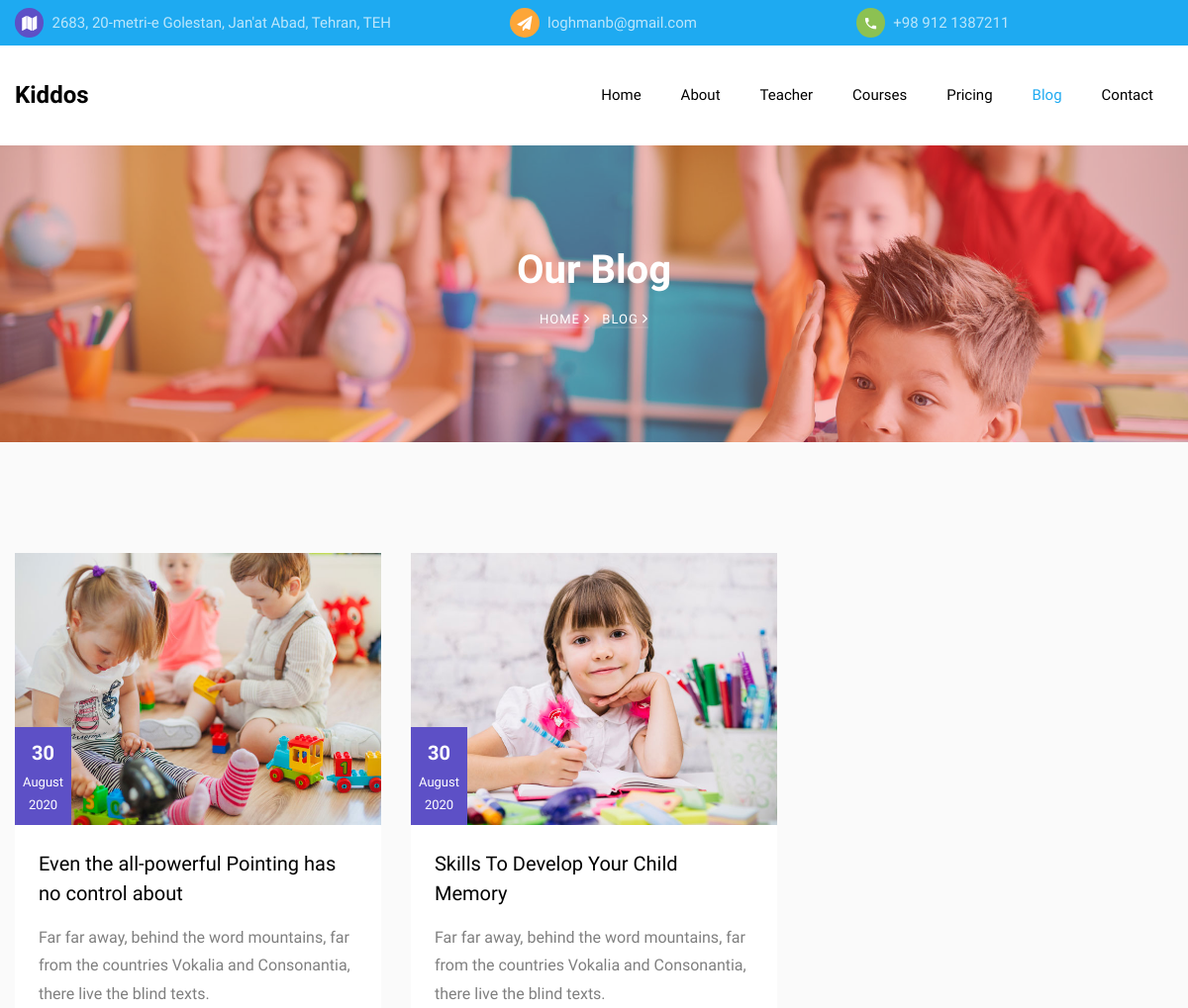
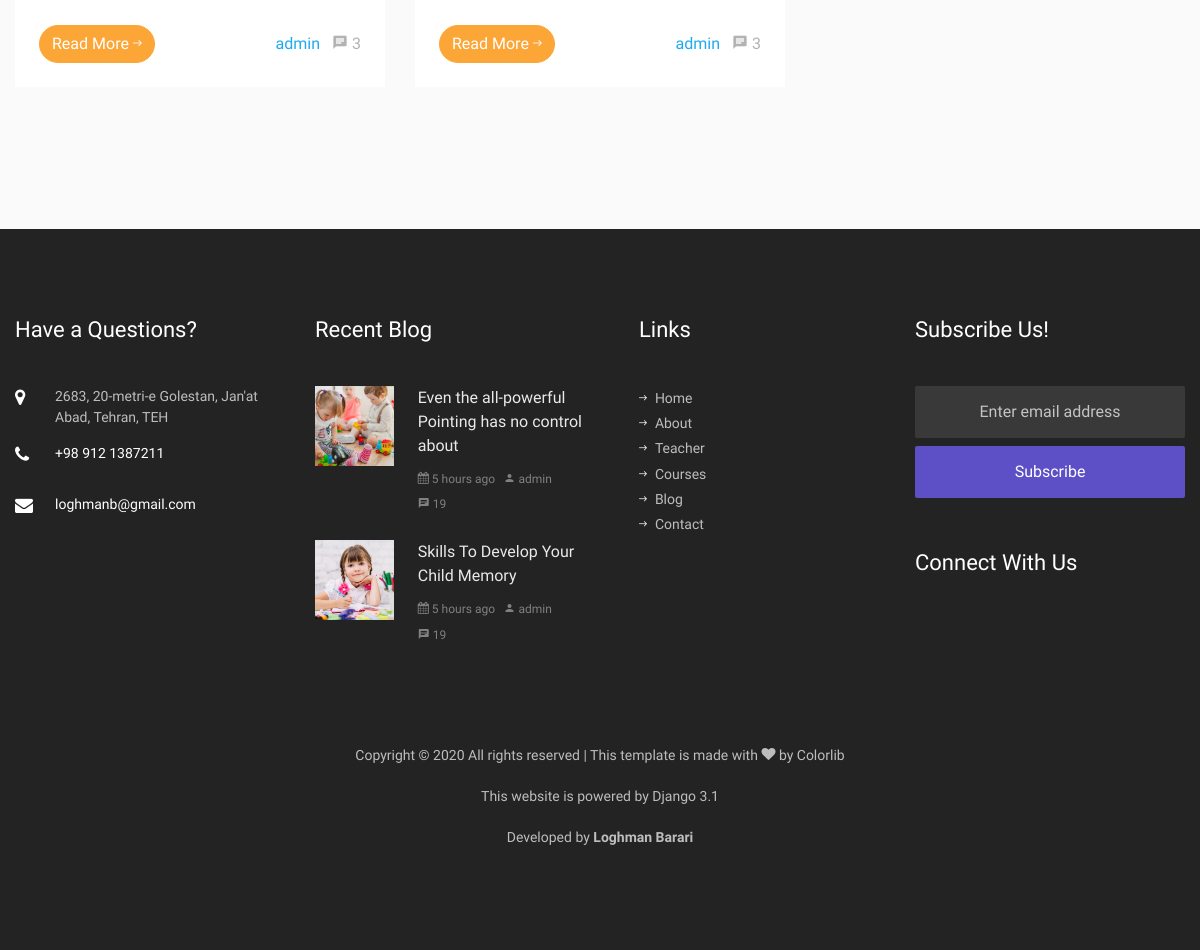
Page /blog on the earlier database version (2 pictures, top to bottom).
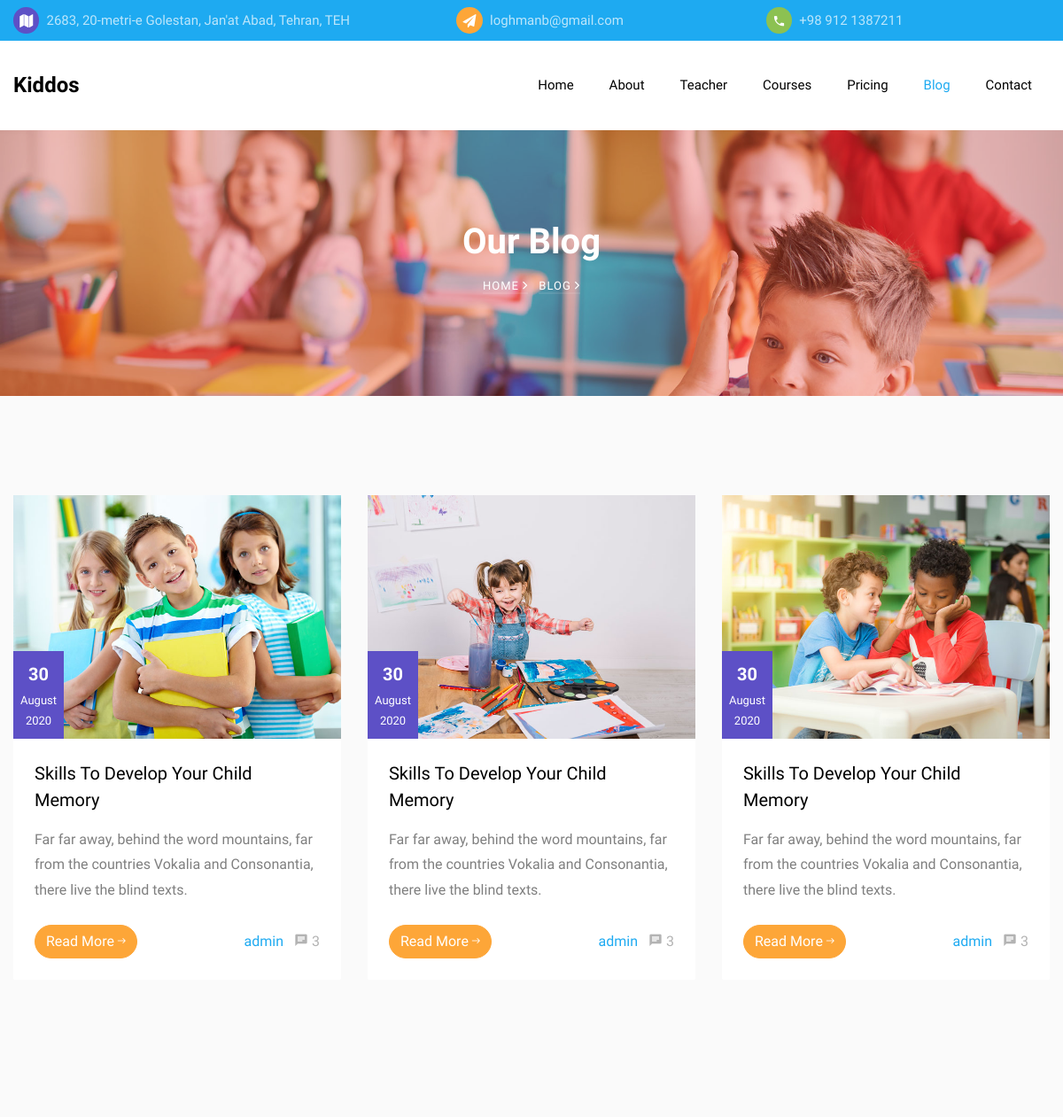
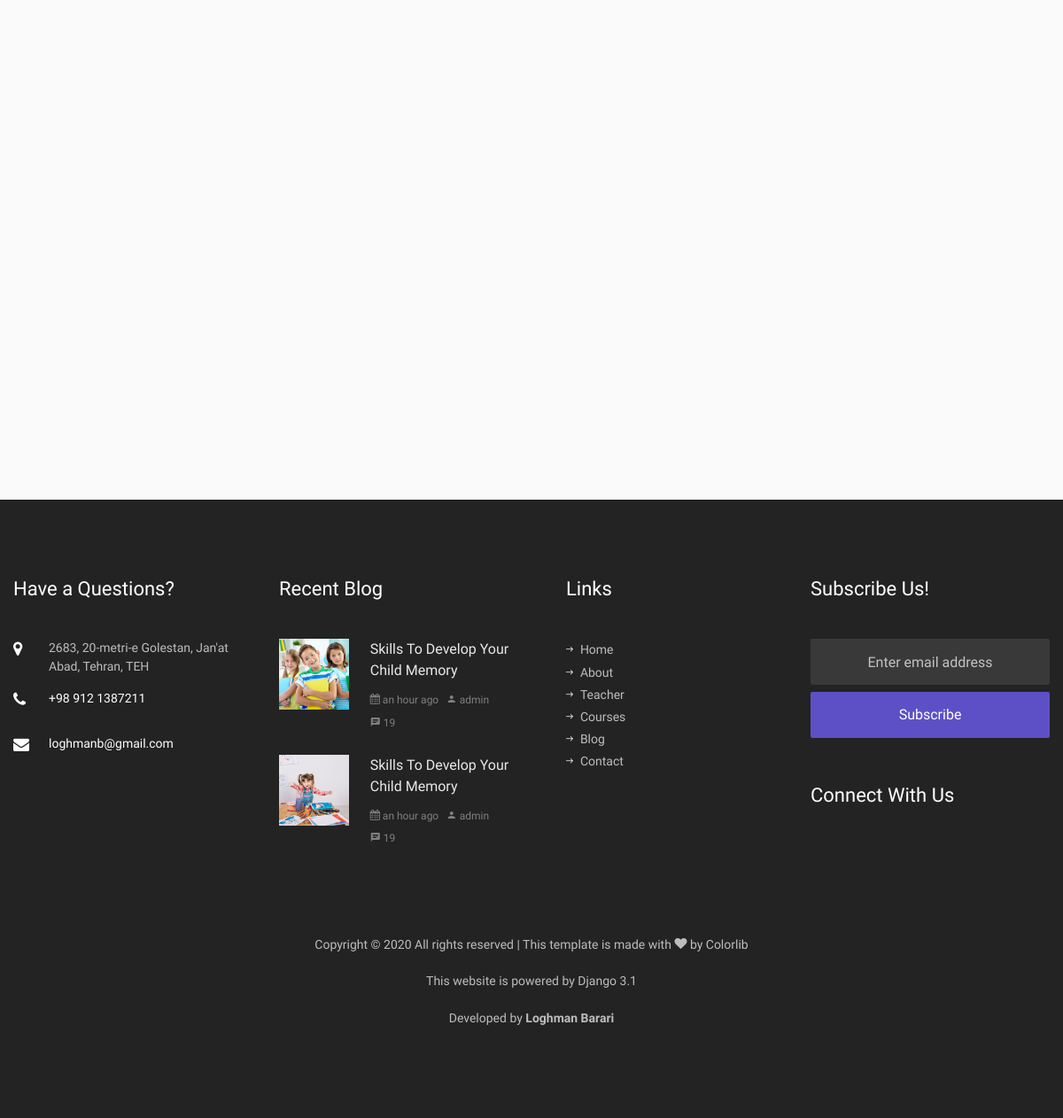
Same page on the later database version (2 pictures, top to bottom).
### pages/models.py (models this page shows, shortened)
class Setting(models.Model):
    class Meta:
        db_table = 'kiddos_settings'
    name = models.CharField('Name', primary_key=True,
                            max_length=32, blank=False, null=False)
    value = models.CharField('Value', max_length=512, blank=True, null=True)

class BlogPost(models.Model):
    class Meta:
        db_table = 'kiddos_blog_post'
    title = models.CharField('Title', max_length=128, blank=False, null=False)
    short_desc = models.CharField('Short Description', max_length=256)
    body = models.TextField('Body')
    tags = models.CharField(_('Tags'), max_length=128,
                            blank=True, null=False, default='')
    image = models.ImageField('Image', upload_to='images/%Y/%m/%d/')
    is_published = models.BooleanField(_('Is published!'), default=True)
    create_date = models.DateTimeField(verbose_name=_('Creation Date'),
                                       default=datetime.now, blank=True)
    create_user = models.ForeignKey(
        settings.AUTH_USER_MODEL,
        on_delete=models.CASCADE,
        related_name='+',
        blank=True,
        null=True,
        verbose_name=_('Created by'),
    )

### pages/views.py (the view)
# urls.py: path('blog', views.blog, name='blog'),
def blog(request):
    blog_posts = models.BlogPost.objects.filter(
        is_published=True).order_by('-create_date')
    paginator = Paginator(blog_posts, NO_PER_PAGE)
    page = int(request.GET.get('page', 1))
    pages = range(max(1, page-2), min(page+2, paginator.num_pages)+1)
    return render(request, 'pages/blog.html',
                  {'blog_posts': paginator.get_page(page),
                   'count': paginator.count,
                   'page_no': page,
                   'pages': pages,
                   'num_pages': paginator.num_pages, })

### pages/services.py (called while the page is built)
def get_website_settings():
    data = {
        SETTINGS_PHONE_NO: '+ 123 456 789',
        SETTINGS_EMAIL: 'youremail@email.com',
        SETTINGS_ADDRESS: '1234 Fake Street st., My City, My State',
        SETTINGS_TWITTER: 'my_twitter_account',
        SETTINGS_INSTAGRAM: 'my_instagram_account',
        SETTINGS_FACEBOOK: 'my_facebook_account',
        SETTINGS_WEBSITE: 'yoursite.com',
    }
    data.update({setting.name: setting.value
                 for setting in models.Setting.objects.all()})
    data['latest_blog_posts'] = models.BlogPost.objects.order_by(
        '-create_date')[:2]
    return data

### pages/views.py (called while the page is built)
def render(request, template, data=None):
    if data is None:
        data = {}
    data.update(services.get_website_settings())
    return _render(request, template, data)

### templates/pages/blog.html (shortened to what this page needs)
{% extends 'base.html' %}
{% load static %}
{% load humanize %}
{% block content %}
<section class="hero-wrap hero-wrap-2" style="background-image: url('{% static 'images/bg_2.jpg' %}');">
    <div class="overlay"></div>
    <div class="container">
        <div class="row no-gutters slider-text align-items-center justify-content-center">
            <div class="col-md-9 ftco-animate text-center">
                <h1 class="mb-2 bread">Our Blog</h1>
                <p class="breadcrumbs"><span class="mr-2"><a href="{% url 'index' %}">Home <i
                                class="ion-ios-arrow-forward"></i></a></span> <span>Blog <i
                            class="ion-ios-arrow-forward"></i></span></p>
            </div>
        </div>
    </div>
</section>
<section class="ftco-section bg-light">
    <div class="container">
        <div class="row">
            {% if blog_posts %}
            {% for blog_post in blog_posts %}
            <div class="col-md-6 col-lg-4 ftco-animate">
                <div class="blog-entry">
                    <a href="{% url 'blog-single' blog_post.id %}" class="block-20 d-flex align-items-end"
                        style="background-image: url('{{ blog_post.image.url }}');">
                        <div class="meta-date text-center p-2">
                            <span class="day">{{ blog_post.create_date|date:"d" }}</span>
                            <span class="mos">{{ blog_post.create_date|date:"F" }}</span>
                            <span class="yr">{{ blog_post.create_date|date:"Y" }}</span>
                        </div>
                    </a>
                    <div class="text bg-white p-4">
                        <h3 class="heading"><a href="#">{{ blog_post.title }}</a></h3>
                        <p>{{ blog_post.short_desc }}</p>
                        <div class="d-flex align-items-center mt-4">
                            <p class="mb-0"><a href="{% url 'blog-single' blog_post.id %}"
                                    class="btn btn-secondary">Read More <span
                                        class="ion-ios-arrow-round-forward"></span></a></p>
                            <p class="ml-auto mb-0">
                                <a href="#" class="mr-2">{{ blog_post.create_user }}</a>
                                <a href="#" class="meta-chat"><span class="icon-chat"></span> 3</a>
                            </p>
                        </div>
                    </div>
                </div>
            </div>
            {% endfor %}
            {% else %}
            <h1>No blog post found!</h1>
            {% endif %}
        </div>
    </div>
</section>
{% endblock %}

### templates/base.html (shortened to what this page needs)
{% load static %}
<!DOCTYPE html>
<html lang="en">
<head>
    <link rel="stylesheet" href="{% static 'css/open-iconic-bootstrap.min.css' %}">
    <link rel="stylesheet" href="{% static 'css/animate.css' %}">
    <link rel="stylesheet" href="{% static 'css/owl.carousel.min.css' %}">
    <link rel="stylesheet" href="{% static 'css/owl.theme.default.min.css' %}">
    <link rel="stylesheet" href="{% static 'css/magnific-popup.css' %}">
    <link rel="stylesheet" href="{% static 'css/aos.css' %}">
    <link rel="stylesheet" href="{% static 'css/ionicons.min.css' %}">
    <link rel="stylesheet" href="{% static 'css/flaticon.css' %}">
    <link rel="stylesheet" href="{% static 'css/icomoon.css' %}">
    <link rel="stylesheet" href="{%  static 'css/style.css' %}">
</head>
<body>
    {% include 'partials/_topbar.html' %}
    {% include 'partials/_navbar.html' %}
    {% block content %}
    {% endblock %}
    {% include 'partials/_footer.html'%}
</body>
</html>

### templates/partials/_topbar.html
<div class="py-2 bg-primary">
    <div class="container">
        <div class="row no-gutters d-flex align-items-start align-items-center px-3 px-md-0">
            <div class="col-lg-12 d-block">
                <div class="row d-flex">
                    <div class="col-md-5 pr-4 d-flex topper align-items-center">
                        <div class="icon bg-fifth mr-2 d-flex justify-content-center align-items-center"><span
                                class="icon-map"></span></div>
                        <span class="text">{{ settings_address }}</span>
                    </div>
                    <div class="col-md pr-4 d-flex topper align-items-center">
                        <div class="icon bg-secondary mr-2 d-flex justify-content-center align-items-center"><span
                                class="icon-paper-plane"></span></div>
                        <a href="mailto:{{ settings_email }}"><span class="text">{{ settings_email }}</span></a>
                    </div>
                    <div class="col-md pr-4 d-flex topper align-items-center">
                        <div class="icon bg-tertiary mr-2 d-flex justify-content-center align-items-center"><span
                                class="icon-phone2"></span></div>
                        <span class="text">{{ settings_phone_no }}</span>
                    </div>
                </div>
            </div>
        </div>
    </div>
</div>

### templates/partials/_navbar.html (shortened to what this page needs)
<nav class="navbar navbar-expand-lg navbar-dark bg-dark ftco_navbar ftco-navbar-light" id="ftco-navbar">
    <div class="container d-flex align-items-center">
        <a class="navbar-brand" href="{% url 'index' %}">Kiddos</a>
        <div class="collapse navbar-collapse" id="ftco-nav">
            <ul class="navbar-nav ml-auto">
                <li {% if '/' == request.path %}
                        class="nav-item active"
                    {% else %}
                        class="nav-item"
                    {% endif %}><a href="{% url 'index' %}" class="nav-link pl-0">Home</a></li>
                <li {% if '/about' == request.path %}
                        class="nav-item active"
                    {% else %}
                        class="nav-item"
                    {% endif %}><a href="{% url 'about' %}" class="nav-link">About</a></li>
                <li {% if '/teacher' == request.path %}
                        class="nav-item active"
                    {% else %}
                        class="nav-item"
                    {% endif %}><a href="{% url 'teacher' %}" class="nav-link">Teacher</a></li>
                <li {% if '/courses' == request.path %}
                        class="nav-item active"
                    {% else %}
                        class="nav-item"
                    {% endif %}><a href="{% url 'courses' %}" class="nav-link">Courses</a></li>
                <li {% if '/pricing' == request.path %}
                        class="nav-item active"
                    {% else %}
                        class="nav-item"
                    {% endif %}><a href="{% url 'pricing' %}" class="nav-link">Pricing</a></li>
                <li {% if '/blog' == request.path %}
                        class="nav-item active"
                    {% else %}
                        class="nav-item"
                    {% endif %}><a href="{% url 'blog' %}" class="nav-link">Blog</a></li>
                <li {% if '/contact' == request.path %}
                        class="nav-item active"
                    {% else %}
                        class="nav-item"
                    {% endif %}><a href="{% url 'contact' %}" class="nav-link">Contact</a></li>
            </ul>
        </div>
    </div>
</nav>

### templates/partials/_footer.html (shortened to what this page needs)
{% load humanize %}
<footer class="ftco-footer ftco-bg-dark ftco-section">
    <div class="container">
        <div class="row mb-5">
            <div class="col-md-6 col-lg-3">
                <div class="ftco-footer-widget mb-5">
                    <h2 class="ftco-heading-2">Have a Questions?</h2>
                    <div class="block-23 mb-3">
                        <ul>
                            <li><span class="icon icon-map-marker"></span><span
                                    class="text">{{ settings_address }}</span></li>
                            <li><a href="#"><span class="icon icon-phone"></span><span
                                        class="text">{{ settings_phone_no }}</span></a></li>
                            <li><a href="#"><span class="icon icon-envelope"></span><span
                                        class="text">{{ settings_email }}</span></a></li>
                        </ul>
                    </div>
                </div>
            </div>
            <div class="col-md-6 col-lg-3">
                <div class="ftco-footer-widget mb-5">
                    <h2 class="ftco-heading-2">Recent Blog</h2>
                    {% if latest_blog_posts %}
                    {% for blog_post in latest_blog_posts %}
                    <div class="block-21 mb-4 d-flex">
                        <a class="blog-img mr-4" style="background-image: url('{{ blog_post.image.url }}');"></a>
                        <div class="text">
                            <h3 class="heading"><a href="#">{{ blog_post.title }}</a>
                            </h3>
                            <div class="meta">
                                <div>
                                    <a href="#"> <span class="icon-calendar"></span> {{ blog_post.create_date | naturaltime }}</a>
                                </div>
                                <div><a href="#"><span class="icon-person"></span> {{ blog_post.create_user }}</a></div>
                                <div><a href="#"><span class="icon-chat"></span> 19</a></div>
                            </div>
                        </div>
                    </div>
                    {% endfor %}
                    {% else %}
                    <h3> No recent post found! </h3>
                    {% endif %}
                </div>
            </div>
            <div class="col-md-6 col-lg-3">
                <div class="ftco-footer-widget mb-5 ml-md-4">
                    <h2 class="ftco-heading-2">Links</h2>
                    <ul class="list-unstyled">
                        <li><a href="{% url 'index' %}"><span class="ion-ios-arrow-round-forward mr-2"></span>Home</a>
                        </li>
                        <li><a href="{% url 'about' %}"><span class="ion-ios-arrow-round-forward mr-2"></span>About</a>
                        </li>
                        <li><a href="{% url 'teacher' %}"><span
                                    class="ion-ios-arrow-round-forward mr-2"></span>Teacher</a></li>
                        <li><a href="{% url 'courses' %}"><span
                                    class="ion-ios-arrow-round-forward mr-2"></span>Courses</a></li>
                        <li><a href="{% url 'blog' %}"><span class="ion-ios-arrow-round-forward mr-2"></span>Blog</a>
                        </li>
                        <li><a href="{% url 'contact' %}"><span
                                    class="ion-ios-arrow-round-forward mr-2"></span>Contact</a></li>
                    </ul>
                </div>
            </div>
            <div class="col-md-6 col-lg-3">
                <div class="ftco-footer-widget mb-5">
                    <h2 class="ftco-heading-2">Subscribe Us!</h2>
                    <form action="#" class="subscribe-form">
                        <div class="form-group">
                            <input type="text" class="form-control mb-2 text-center" placeholder="Enter email address">
                            <input type="submit" value="Subscribe" class="form-control submit px-3">
                        </div>
                    </form>
                </div>
                <div class="ftco-footer-widget mb-5">
                    <h2 class="ftco-heading-2 mb-0">Connect With Us</h2>
                    <ul class="ftco-footer-social list-unstyled float-md-left float-lft mt-3">
                    </ul>
                </div>
            </div>
        </div>
        <div class="row">
            <div class="col-md-12 text-center">
                <p>
                    Copyright &copy;
                    <script>document.write(new Date().getFullYear());</script> All rights reserved | This template
                    is made with <i class="icon-heart" aria-hidden="true"></i> by <a href="https://colorlib.com"
                        target="_blank">Colorlib</a>
                </p>
                <p> This website is powered by Django 3.1</p>
                <p>
                    Developed by <b><a href="https://ir.linkedin.com/in/loghman-barari-13095724" target="_blank">Loghman
                            Barari</a>
                    </b>
                </p>
            </div>
        </div>
    </div>
</footer>

### kiddos/static/css/icomoon.css (style rules this page uses)
[class^="icon-"], [class*=" icon-"] { font-family: 'icomoon' !important; speak: none; font-style: normal; font-weight: normal; font-variant: normal; text-transform: none; line-height: 1; -webkit-font-smoothing: antialiased; -moz-osx-font-smoothing: grayscale; }
.icon-heart:before { content: "\f004"; }
.icon-map-marker:before { content: "\f041"; }
.icon-calendar:before { content: "\f073"; }
.icon-phone:before { content: "\f095"; }
.icon-envelope:before { content: "\f0e0"; }
.icon-paper-plane:before { content: "\f1d8"; }
.icon-map:before { content: "\f279"; }
.icon-phone2:before { content: "\e0cd"; }
.icon-chat:before { content: "\e0b7"; }
.icon-person:before { content: "\e7fd"; }

Differences in the rows shown:
no longer on this page (row unchanged): BlogPost: image (picture), create_date "30", create_date "August", create_date "2020", title "Even the all-powerful Pointing has no control about", short_desc "Far far away, behind the word mountains, far from the countries Vokalia and Consonantia, there live the blind texts.", create_user "admin", create_date "5 hours ago"
no longer on this page (row unchanged): BlogPost: image (picture), create_date "30", create_date "August", create_date "2020", title "Skills To Develop Your Child Memory", short_desc "Far far away, behind the word mountains, far from the countries Vokalia and Consonantia, there live the blind texts.", create_user "admin", create_date "5 hours ago"
added BlogPost: image (picture), create_date "30", create_date "August", create_date "2020", title "Skills To Develop Your Child Memory", short_desc "Far far away, behind the word mountains, far from the countries Vokalia and Consonantia, there live the blind texts.", create_user "admin", create_date "an hour ago"
added BlogPost: image (picture), create_date "30", create_date "August", create_date "2020", title "Skills To Develop Your Child Memory", short_desc "Far far away, behind the word mountains, far from the countries Vokalia and Consonantia, there live the blind texts.", create_user "admin", create_date "an hour ago"
added BlogPost: image (picture), create_date "30", create_date "August", create_date "2020", title "Skills To Develop Your Child Memory", short_desc "Far far away, behind the word mountains, far from the countries Vokalia and Consonantia, there live the blind texts.", create_user "admin", shown under "Our Blog"
